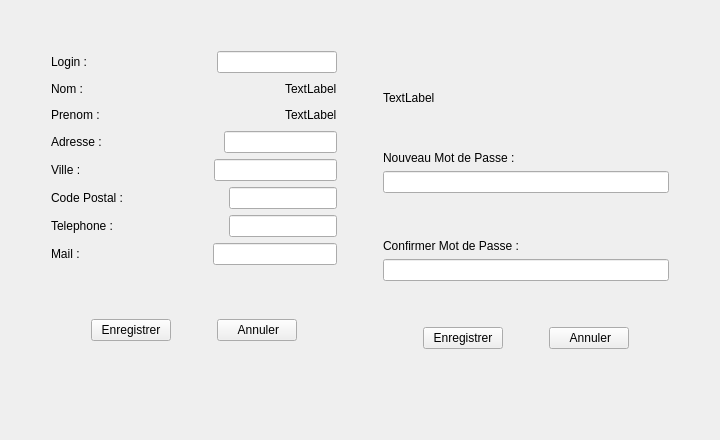
      <widget class="QWidget" name="tabProfil">
       <attribute name="icon">
        <iconset resource="ressources.qrc">
         <normaloff>:/Images/Images/Profil.png</normaloff>:/Images/Images/Profil.png</iconset>
       </attribute>
       <attribute name="title">
        <string>Profil</string>
       </attribute>
       <layout class="QHBoxLayout" name="horizontalLayout_13">
        <item>
         <layout class="QVBoxLayout" name="verticalLayout_Profil">
          <item>
           <layout class="QVBoxLayout" name="verticalLayout_7">
            <item>
             <spacer name="verticalSpacer_8">
              <property name="orientation">
               <enum>Qt::Vertical</enum>
              </property>
              <property name="sizeHint" stdset="0">
               <size>
                <width>20</width>
                <height>40</height>
               </size>
              </property>
             </spacer>
            </item>
            <item>
             <layout class="QHBoxLayout" name="horizontalLayout_12">
              <item>
               <spacer name="horizontalSpacer_18">
                <property name="orientation">
                 <enum>Qt::Horizontal</enum>
                </property>
                <property name="sizeHint" stdset="0">
                 <size>
                  <width>40</width>
                  <height>20</height>
                 </size>
                </property>
               </spacer>
              </item>
              <item>
               <layout class="QVBoxLayout" name="verticalLayout_Info">
                <item>
                 <layout class="QVBoxLayout" name="verticalLayout">
                  <item>
                   <layout class="QHBoxLayout" name="horizontalLayout_2">
                    <item>
                     <widget class="QLabel" name="labelLogin">
                      <property name="text">
                       <string>Login : </string>
                      </property>
                     </widget>
                    </item>
                    <item>
                     <spacer name="horizontalSpacer_2">
                      <property name="orientation">
                       <enum>Qt::Horizontal</enum>
                      </property>
                      <property name="sizeHint" stdset="0">
                       <size>
                        <width>40</width>
                        <height>20</height>
                       </size>
                      </property>
                     </spacer>
                    </item>
                    <item>
                     <widget class="QLineEdit" name="lineEditProfil_Login"/>
                    </item>
                   </layout>
                  </item>
                  <item>
                   <layout class="QHBoxLayout" name="horizontalLayout_3">
                    <item>
                     <widget class="QLabel" name="labelNom">
                      <property name="text">
                       <string>Nom : </string>
                      </property>
                     </widget>
                    </item>
                    <item>
                     <spacer name="horizontalSpacer_3">
                      <property name="orientation">
                       <enum>Qt::Horizontal</enum>
                      </property>
                      <property name="sizeHint" stdset="0">
                       <size>
                        <width>40</width>
                        <height>20</height>
                       </size>
                      </property>
                     </spacer>
                    </item>
                    <item>
                     <widget class="QLabel" name="labelProfil_NomARemplir">
                      <property name="text">
                       <string>TextLabel</string>
                      </property>
                     </widget>
                    </item>
                   </layout>
                  </item>
                  <item>
                   <layout class="QHBoxLayout" name="horizontalLayout_4">
                    <item>
                     <widget class="QLabel" name="labelPrenom">
                      <property name="text">
                       <string>Prenom : </string>
                      </property>
                     </widget>
                    </item>
                    <item>
                     <spacer name="horizontalSpacer_4">
                      <property name="orientation">
                       <enum>Qt::Horizontal</enum>
                      </property>
                      <property name="sizeHint" stdset="0">
                       <size>
                        <width>40</width>
                        <height>20</height>
                       </size>
                      </property>
                     </spacer>
                    </item>
                    <item>
                     <widget class="QLabel" name="labelProfil_PrenomARemplir">
                      <property name="text">
                       <string>TextLabel</string>
                      </property>
                     </widget>
                    </item>
                   </layout>
                  </item>
                  <item>
                   <layout class="QHBoxLayout" name="horizontalLayout_5">
                    <item>
                     <widget class="QLabel" name="labelAdresse">
                      <property name="text">
                       <string>Adresse : </string>
                      </property>
                     </widget>
                    </item>
                    <item>
                     <spacer name="horizontalSpacer_5">
                      <property name="orientation">
                       <enum>Qt::Horizontal</enum>
                      </property>
                      <property name="sizeHint" stdset="0">
                       <size>
                        <width>40</width>
                        <height>20</height>
                       </size>
                      </property>
                     </spacer>
                    </item>
                    <item>
                     <widget class="QLineEdit" name="lineEditProfil_Adresse"/>
                    </item>
                   </layout>
                  </item>
                  <item>
                   <layout class="QHBoxLayout" name="horizontalLayout_6">
                    <item>
                     <widget class="QLabel" name="labelVille">
                      <property name="text">
                       <string>Ville : </string>
                      </property>
                     </widget>
                    </item>
                    <item>
                     <spacer name="horizontalSpacer_6">
                      <property name="orientation">
                       <enum>Qt::Horizontal</enum>
                      </property>
                      <property name="sizeHint" stdset="0">
                       <size>
                        <width>40</width>
                        <height>20</height>
                       </size>
                      </property>
                     </spacer>
                    </item>
                    <item>
                     <widget class="QLineEdit" name="lineEditProfil_Ville"/>
                    </item>
                   </layout>
                  </item>
                  <item>
                   <layout class="QHBoxLayout" name="horizontalLayout_7">
                    <item>
                     <widget class="QLabel" name="labelCodePostal">
                      <property name="text">
                       <string>Code Postal : </string>
                      </property>
                     </widget>
                    </item>
                    <item>
                     <spacer name="horizontalSpacer_7">
                      <property name="orientation">
                       <enum>Qt::Horizontal</enum>
                      </property>
                      <property name="sizeHint" stdset="0">
                       <size>
                        <width>40</width>
                        <height>20</height>
                       </size>
                      </property>
                     </spacer>
                    </item>
                    <item>
                     <widget class="QLineEdit" name="lineEditProfil_CodePostal"/>
                    </item>
                   </layout>
                  </item>
                  <item>
                   <layout class="QHBoxLayout" name="horizontalLayout_8">
                    <item>
                     <widget class="QLabel" name="labelTelephone">
                      <property name="text">
                       <string>Telephone : </string>
                      </property>
                     </widget>
                    </item>
                    <item>
                     <spacer name="horizontalSpacer_8">
                      <property name="orientation">
                       <enum>Qt::Horizontal</enum>
                      </property>
                      <property name="sizeHint" stdset="0">
                       <size>
                        <width>40</width>
                        <height>20</height>
                       </size>
                      </property>
                     </spacer>
                    </item>
                    <item>
                     <widget class="QLineEdit" name="lineEditProfil_Telephone"/>
                    </item>
                   </layout>
                  </item>
                  <item>
                   <layout class="QHBoxLayout" name="horizontalLayout_9">
                    <item>
                     <widget class="QLabel" name="labelMail">
                      <property name="text">
                       <string>Mail : </string>
                      </property>
                     </widget>
                    </item>
                    <item>
                     <spacer name="horizontalSpacer_9">
                      <property name="orientation">
                       <enum>Qt::Horizontal</enum>
                      </property>
                      <property name="sizeHint" stdset="0">
                       <size>
                        <width>40</width>
                        <height>20</height>
                       </size>
                      </property>
                     </spacer>
                    </item>
                    <item>
                     <widget class="QLineEdit" name="lineEditProfil_Mail"/>
                    </item>
                   </layout>
                  </item>
                 </layout>
                </item>
                <item>
                 <spacer name="verticalSpacer_2">
                  <property name="orientation">
                   <enum>Qt::Vertical</enum>
                  </property>
                  <property name="sizeHint" stdset="0">
                   <size>
                    <width>20</width>
                    <height>40</height>
                   </size>
                  </property>
                 </spacer>
                </item>
                <item>
                 <layout class="QHBoxLayout" name="horizontalLayout_10">
                  <item>
                   <spacer name="horizontalSpacer_10">
                    <property name="orientation">
                     <enum>Qt::Horizontal</enum>
                    </property>
                    <property name="sizeHint" stdset="0">
                     <size>
                      <width>40</width>
                      <height>20</height>
                     </size>
                    </property>
                   </spacer>
                  </item>
                  <item>
                   <widget class="QPushButton" name="pushButtonProfil_Enregistrer_Info">
                    <property name="text">
                     <string>Enregistrer</string>
                    </property>
                    <property name="icon">
                     <iconset resource="ressources.qrc">
                      <normaloff>:/Images/Images/sauvegarder.png</normaloff>:/Images/Images/sauvegarder.png</iconset>
                    </property>
                   </widget>
                  </item>
                  <item>
                   <spacer name="horizontalSpacer">
                    <property name="orientation">
                     <enum>Qt::Horizontal</enum>
                    </property>
                    <property name="sizeHint" stdset="0">
                     <size>
                      <width>40</width>
                      <height>20</height>
                     </size>
                    </property>
                   </spacer>
                  </item>
                  <item>
                   <widget class="QPushButton" name="pushButtonProfil_Annuler_Info">
                    <property name="text">
                     <string> Annuler</string>
                    </property>
                    <property name="icon">
                     <iconset resource="ressources.qrc">
                      <normaloff>:/Images/Images/annuler.png</normaloff>:/Images/Images/annuler.png</iconset>
                    </property>
                   </widget>
                  </item>
                  <item>
                   <spacer name="horizontalSpacer_11">
                    <property name="orientation">
                     <enum>Qt::Horizontal</enum>
                    </property>
                    <property name="sizeHint" stdset="0">
                     <size>
                      <width>40</width>
                      <height>20</height>
                     </size>
                    </property>
                   </spacer>
                  </item>
                 </layout>
                </item>
                <item>
                 <spacer name="verticalSpacer">
                  <property name="orientation">
                   <enum>Qt::Vertical</enum>
                  </property>
                  <property name="sizeHint" stdset="0">
                   <size>
                    <width>20</width>
                    <height>40</height>
                   </size>
                  </property>
                 </spacer>
                </item>
               </layout>
              </item>
              <item>
               <spacer name="horizontalSpacer_17">
                <property name="orientation">
                 <enum>Qt::Horizontal</enum>
                </property>
                <property name="sizeHint" stdset="0">
                 <size>
                  <width>40</width>
                  <height>20</height>
                 </size>
                </property>
               </spacer>
              </item>
              <item>
               <layout class="QVBoxLayout" name="verticalLayout_Mdp">
                <item>
                 <layout class="QVBoxLayout" name="verticalLayout_5">
                  <item>
                   <spacer name="verticalSpacer_6">
                    <property name="orientation">
                     <enum>Qt::Vertical</enum>
                    </property>
                    <property name="sizeHint" stdset="0">
                     <size>
                      <width>20</width>
                      <height>40</height>
                     </size>
                    </property>
                   </spacer>
                  </item>
                  <item>
                   <widget class="QLabel" name="labelProfil_Avertissement">
                    <property name="styleSheet">
                     <string notr="true"/>
                    </property>
                    <property name="text">
                     <string>TextLabel</string>
                    </property>
                   </widget>
                  </item>
                  <item>
                   <spacer name="verticalSpacer_4">
                    <property name="orientation">
                     <enum>Qt::Vertical</enum>
                    </property>
                    <property name="sizeHint" stdset="0">
                     <size>
                      <width>20</width>
                      <height>40</height>
                     </size>
                    </property>
                   </spacer>
                  </item>
                  <item>
                   <layout class="QVBoxLayout" name="verticalLayout_2">
                    <item>
                     <widget class="QLabel" name="labelProfil_password">
                      <property name="text">
                       <string>Nouveau Mot de Passe : </string>
                      </property>
                     </widget>
                    </item>
                    <item>
                     <widget class="QLineEdit" name="lineEditProfil_password"/>
                    </item>
                   </layout>
                  </item>
                  <item>
                   <spacer name="verticalSpacer_3">
                    <property name="orientation">
                     <enum>Qt::Vertical</enum>
                    </property>
                    <property name="sizeHint" stdset="0">
                     <size>
                      <width>20</width>
                      <height>40</height>
                     </size>
                    </property>
                   </spacer>
                  </item>
                  <item>
                   <layout class="QVBoxLayout" name="verticalLayout_3">
                    <item>
                     <widget class="QLabel" name="labelProfil_password_2">
                      <property name="text">
                       <string>Confirmer Mot de Passe : </string>
                      </property>
                     </widget>
                    </item>
                    <item>
                     <widget class="QLineEdit" name="lineEditProfil_passwordConfirm"/>
                    </item>
                   </layout>
                  </item>
                 </layout>
                </item>
                <item>
                 <spacer name="verticalSpacer_5">
                  <property name="orientation">
                   <enum>Qt::Vertical</enum>
                  </property>
                  <property name="sizeHint" stdset="0">
                   <size>
                    <width>20</width>
                    <height>40</height>
                   </size>
                  </property>
                 </spacer>
                </item>
                <item>
                 <layout class="QHBoxLayout" name="horizontalLayout_11">
                  <item>
                   <spacer name="horizontalSpacer_12">
                    <property name="orientation">
                     <enum>Qt::Horizontal</enum>
                    </property>
                    <property name="sizeHint" stdset="0">
                     <size>
                      <width>40</width>
                      <height>20</height>
                     </size>
                    </property>
                   </spacer>
                  </item>
                  <item>
                   <widget class="QPushButton" name="pushButtonProfil_Enregistrer_Mdp">
                    <property name="text">
                     <string>Enregistrer</string>
                    </property>
                    <property name="icon">
                     <iconset resource="ressources.qrc">
                      <normaloff>:/Images/Images/sauvegarder.png</normaloff>:/Images/Images/sauvegarder.png</iconset>
                    </property>
                   </widget>
                  </item>
                  <item>
                   <spacer name="horizontalSpacer_13">
                    <property name="orientation">
                     <enum>Qt::Horizontal</enum>
                    </property>
                    <property name="sizeHint" stdset="0">
                     <size>
                      <width>40</width>
                      <height>20</height>
                     </size>
                    </property>
                   </spacer>
                  </item>
                  <item>
                   <widget class="QPushButton" name="pushButtonProfil_Annuler_Mdp">
                    <property name="text">
                     <string> Annuler</string>
                    </property>
                    <property name="icon">
                     <iconset resource="ressources.qrc">
                      <normaloff>:/Images/Images/annuler.png</normaloff>:/Images/Images/annuler.png</iconset>
                    </property>
                   </widget>
                  </item>
                  <item>
                   <spacer name="horizontalSpacer_14">
                    <property name="orientation">
                     <enum>Qt::Horizontal</enum>
                    </property>
                    <property name="sizeHint" stdset="0">
                     <size>
                      <width>40</width>
                      <height>20</height>
                     </size>
                    </property>
                   </spacer>
                  </item>
                 </layout>
                </item>
                <item>
                 <spacer name="verticalSpacer_7">
                  <property name="orientation">
                   <enum>Qt::Vertical</enum>
                  </property>
                  <property name="sizeHint" stdset="0">
                   <size>
                    <width>20</width>
                    <height>40</height>
                   </size>
                  </property>
                 </spacer>
                </item>
               </layout>
              </item>
              <item>
               <spacer name="horizontalSpacer_19">
                <property name="orientation">
                 <enum>Qt::Horizontal</enum>
                </property>
                <property name="sizeHint" stdset="0">
                 <size>
                  <width>40</width>
                  <height>20</height>
                 </size>
                </property>
               </spacer>
              </item>
             </layout>
            </item>
            <item>
             <spacer name="verticalSpacer_9">
              <property name="orientation">
               <enum>Qt::Vertical</enum>
              </property>
              <property name="sizeHint" stdset="0">
               <size>
                <width>20</width>
                <height>40</height>
               </size>
              </property>
             </spacer>
            </item>
           </layout>
          </item>
         </layout>
        </item>
       </layout>
      </widget>
